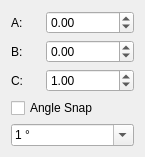
<?xml version="1.0" encoding="UTF-8"?>
<ui version="4.0">
 <class>Angle</class>
 <widget class="QWidget" name="Angle">
  <property name="geometry">
   <rect>
    <x>0</x>
    <y>0</y>
    <width>145</width>
    <height>147</height>
   </rect>
  </property>
  <property name="windowTitle">
   <string>Form</string>
  </property>
  <layout class="QVBoxLayout" name="verticalLayout">
   <item>
    <layout class="QHBoxLayout" name="horizontalLayout">
     <item>
      <widget class="QLabel" name="label">
       <property name="text">
        <string>A:</string>
       </property>
      </widget>
     </item>
     <item>
      <widget class="QDoubleSpinBox" name="vectorA">
       <property name="minimum">
        <double>-2147480000.000000000000000</double>
       </property>
       <property name="maximum">
        <double>2147480000.000000000000000</double>
       </property>
      </widget>
     </item>
    </layout>
   </item>
   <item>
    <layout class="QHBoxLayout" name="horizontalLayout_2">
     <item>
      <widget class="QLabel" name="label_2">
       <property name="text">
        <string>B:</string>
       </property>
      </widget>
     </item>
     <item>
      <widget class="QDoubleSpinBox" name="vectorB">
       <property name="minimum">
        <double>-2147480000.000000000000000</double>
       </property>
       <property name="maximum">
        <double>2147480000.000000000000000</double>
       </property>
      </widget>
     </item>
    </layout>
   </item>
   <item>
    <layout class="QHBoxLayout" name="horizontalLayout_3">
     <item>
      <widget class="QLabel" name="label_3">
       <property name="text">
        <string>C:</string>
       </property>
      </widget>
     </item>
     <item>
      <widget class="QDoubleSpinBox" name="vectorC">
       <property name="minimum">
        <double>-2147480000.000000000000000</double>
       </property>
       <property name="maximum">
        <double>2147480000.000000000000000</double>
       </property>
       <property name="value">
        <double>1.000000000000000</double>
       </property>
      </widget>
     </item>
    </layout>
   </item>
   <item>
    <widget class="QCheckBox" name="checkBoxSnap">
     <property name="text">
      <string>Angle Snap</string>
     </property>
    </widget>
   </item>
   <item>
    <widget class="Gui::StyledComboBox" name="comboGridSize">
     <property name="editable">
      <bool>true</bool>
     </property>
     <item>
      <property name="text">
       <string>1 °</string>
      </property>
     </item>
     <item>
      <property name="text">
       <string>2 °</string>
      </property>
     </item>
     <item>
      <property name="text">
       <string>5 °</string>
      </property>
     </item>
     <item>
      <property name="text">
       <string>10 °</string>
      </property>
     </item>
     <item>
      <property name="text">
       <string>20 °</string>
      </property>
     </item>
     <item>
      <property name="text">
       <string>45 °</string>
      </property>
     </item>
     <item>
      <property name="text">
       <string>90 °</string>
      </property>
     </item>
     <item>
      <property name="text">
       <string>180 °</string>
      </property>
     </item>
    </widget>
   </item>
  </layout>
 </widget>
 <customwidgets>
  <customwidget>
   <class>Gui::StyledComboBox</class>
   <extends>QComboBox</extends>
   <header>Gui/Widgets.h</header>
  </customwidget>
 </customwidgets>
 <resources/>
 <connections/>
</ui>
